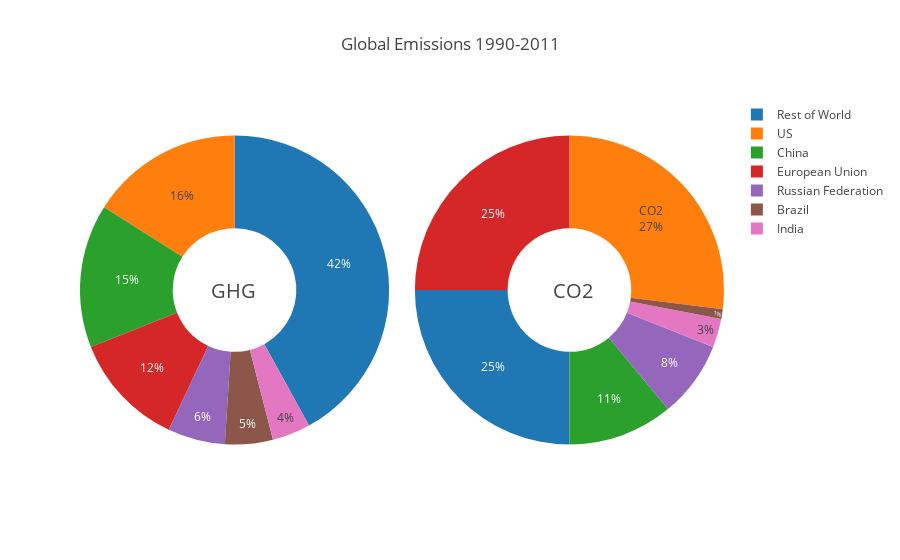

Notebook code cell kept with this figure:
### Markdown cell above
# Donut Chart

### Code cell
import plotly.graph_objs as go

fig = {
  "data": [
    {
      "values": [16, 15, 12, 6, 5, 4, 42],
      "labels": [
        "US",
        "China",
        "European Union",
        "Russian Federation",
        "Brazil",
        "India",
        "Rest of World"
      ],
      "domain": {"x": [0, .48]},
      "name": "GHG Emissions",
      "hoverinfo":"label+percent+name",
      "hole": .4,
      "type": "pie"
    },
    {
      "values": [27, 11, 25, 8, 1, 3, 25],
      "labels": [
        "US",
        "China",
        "European Union",
        "Russian Federation",
        "Brazil",
        "India",
        "Rest of World"
      ],
      "text":["CO2"],
      "textposition":"inside",
      "domain": {"x": [.52, 1]},
      "name": "CO2 Emissions",
      "hoverinfo":"label+percent+name",
      "hole": .4,
      "type": "pie"
    }],
  "layout": {
        "title":"Global Emissions 1990-2011",
        "annotations": [
            {
                "font": {
                    "size": 20
                },
                "showarrow": False,
                "text": "GHG",
                "x": 0.20,
                "y": 0.5
            },
            {
                "font": {
                    "size": 20
                },
                "showarrow": False,
                "text": "CO2",
                "x": 0.8,
                "y": 0.5
            }
        ]
    }
}
pyo.iplot(fig, filename='donut')

### Figure 1 — Plotly figure (JSON) as saved in the notebook; plotly's stock layout.template omitted (floating-point values rounded to 4 significant figures)
{"data": [{"domain": {"x": [0, 0.48]}, "hole": 0.4, "hoverinfo": "label+percent+name", "labels": ["US", "China", "European Union", "Russian Federation", "Brazil", "India", "Rest of World"], "name": "GHG Emissions", "type": "pie", "uid": "762d0211-4c63-4e7e-9fdb-ee7326d5b9d5", "values": [16, 15, 12, 6, 5, 4, 42]}, {"domain": {"x": [0.52, 1]}, "hole": 0.4, "hoverinfo": "label+percent+name", "labels": ["US", "China", "European Union", "Russian Federation", "Brazil", "India", "Rest of World"], "name": "CO2 Emissions", "text": ["CO2"], "textposition": "inside", "type": "pie", "uid": "5a7b9287-9b83-4bef-8587-36712a32521d", "values": [27, 11, 25, 8, 1, 3, 25]}], "layout": {"annotations": [{"font": {"size": 20}, "showarrow": false, "text": "GHG", "x": 0.2, "y": 0.5}, {"font": {"size": 20}, "showarrow": false, "text": "CO2", "x": 0.8, "y": 0.5}], "title": {"text": "Global Emissions 1990-2011"}}}
